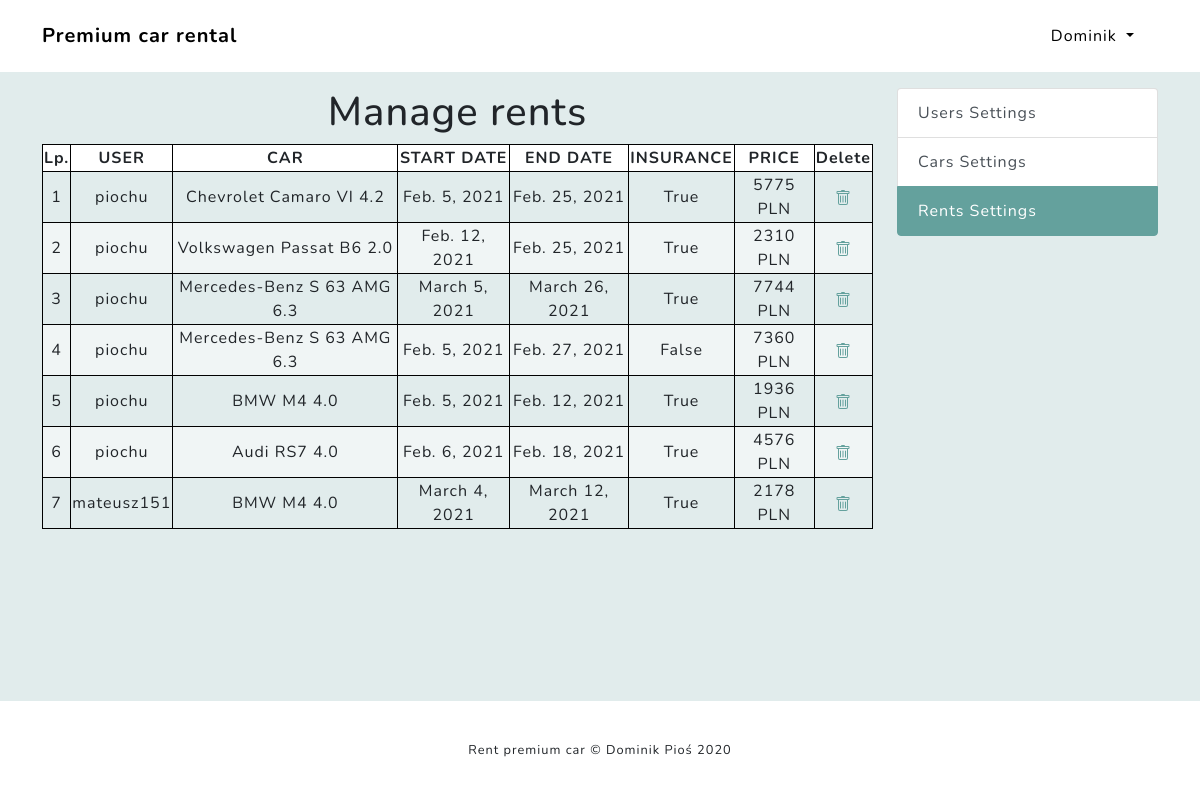
The app's page /rentssettings/ (signed in) with its own data.
### rents/models.py (models this page shows, shortened)
class Rent(models.Model):
	user 					= models.ForeignKey(User, on_delete=models.CASCADE)
	car 					= models.ForeignKey(Car, on_delete=models.CASCADE)
	rent_starts				= models.DateField()
	rent_ends				= models.DateField()
	additional_insurance	= models.BooleanField(default=False)
	price					= models.IntegerField()

### cars/models.py (models this page shows)
class Car(models.Model):
	brand					= models.CharField(max_length=40)
	model 					= models.CharField(max_length=40)
	generation				= models.CharField(max_length=10, null=True, blank=True)
	year_of_production		= models.IntegerField()
	fuel_type				= models.CharField(max_length=40)
	engine					= models.CharField(max_length=10)
	hourse_power			= models.CharField(max_length=10, default='0 hp')
	body_type				= models.CharField(max_length=40)
	seats					= models.IntegerField(default=5)
	doors					= models.IntegerField(default=5)
	acceleration 			= models.CharField(max_length=10)
	max_speed				= models.CharField(max_length=10)
	image					= models.ImageField(upload_to='carimages/')
	to_rent					= models.BooleanField(default=False)
	other_info				= models.TextField(blank=True)
	price					= models.IntegerField()
	class Meta:
		ordering = ('brand',)
	def __str__(self):
		return "{0} {1} {2} {3}".format(self.brand, self.model, self.generation, self.engine)

### sets/views.py (the view)
# urls.py: path('rentssettings/', Rents_list_admin.as_view(), name='rents-list-admin'),
@method_decorator(staff_user, name='dispatch')
class Rents_list_admin(View):
	template_name = 'rents_list_admin.html'
	queryset = Rent.objects.values()
	context = {
		'active_rents_settings': 'active',
		'title': 'Rents',
		'rents': queryset,
	}
	def get(self, request):
		self.context['rents'] = Rent.objects.all()
		return render(request, self.template_name, self.context)

### sets/views.py (called while the page is built)
def staff_user(view_func):
	decorated_view_func = login_required(user_staff_required(view_func))
	return decorated_view_func

### sets/templates/rents_list_admin.html (shortened to what this page needs)
{% extends 'rentsBaseAdmin.html' %}
{% block content %}
						<div class="all">
							<div class="banner">
								<h1 style="display: inline-block;">Manage rents</h1>
							</div>
							<div class="rest">
								<table id="cars_table">
									<tr>
										<th>Lp.</th>
										<th>USER</th>
										<th>CAR</th>
										<th>START DATE</th>
										<th>END DATE</th>
										<th>INSURANCE</th>
										<th>PRICE</th>
										<th>Delete</th>
									</tr>
									{% for rent in rents %}
									<tr>
										<td>{{ forloop.counter }}</td>
										<td>{{ rent.user }}</td>
										<td>{{ rent.car }}</td>
										<td>{{ rent.rent_starts }}</td>
										<td>{{ rent.rent_ends }}</td>
										<td>{{ rent.additional_insurance }}</td>
										<td>{{ rent.price }} PLN</td>
										<td><a href="/rentdelete/{{ rent.id }}"></a></td>
									</tr>
									{% endfor %}
								</table>
							</div>
						</div><br><br><br><br><br><br>
{% endblock content %}

### templates/navbar.html (shortened to what this page needs)
        <nav class="navbar navbar-expand-lg navbar-light fixed-top navbar-shrink" id="mainNav">
            <div class="container">
                <a class="navbar-brand js-scroll-trigger" href="{% url 'home' %}">Premium car rental</a>
                <div class="collapse navbar-collapse" id="navbarResponsive">
                    <ul class="navbar-nav ml-auto">
                        {% if not user.is_authenticated %}
                        <li class="nav-item"><a class="nav-link" href="{% url 'login' %}">Login</a></li>
                        {% elif user.is_authenticated %}
                        <div class="dropdown show">
                            <a class="nav-link dropdown-toggle" role="button" id="dropdownMenuLink" data-toggle="dropdown" aria-haspopup="true" aria-expanded="false">
                                {{ user.first_name }}
                            </a>
                        </div>
                        {% endif %}
                    </ul>
                </div>
            </div>
        </nav>

### static/css/style.css (style rules this page uses)
html, body { height: 100%; background-color: rgba(100, 161, 157, 0.1); }

### sets/templates/rents_list_admin.html (style rules this page uses)
.all { width: 100%; height: 100%; padding-bottom: 100px; }
.banner { float: left; width: 100%; text-align: center; }
.rest { float: left; width: 100%; }
table { border: 1px solid black; width: 100%; text-align: center; }
th { background-color: white; border: 1px solid black; }
td { border: 1px solid black; }
tr:nth-child(odd) { background-color: rgba(255, 255, 255, 0.5); }

### records on screen
Rent: user "piochu", car "Chevrolet Camaro VI 4.2", rent_starts "Feb. 5, 2021", rent_ends "Feb. 25, 2021", additional_insurance "True", price "5775"
Rent: user "piochu", car "Volkswagen Passat B6 2.0", rent_starts "Feb. 12, 2021", rent_ends "Feb. 25, 2021", additional_insurance "True", price "2310"
Rent: user "piochu", car "Mercedes-Benz S 63 AMG 6.3", rent_starts "March 5, 2021", rent_ends "March 26, 2021", additional_insurance "True", price "7744"
Rent: user "piochu", car "Mercedes-Benz S 63 AMG 6.3", rent_starts "Feb. 5, 2021", rent_ends "Feb. 27, 2021", additional_insurance "False", price "7360"
Rent: user "piochu", car "BMW M4 4.0", rent_starts "Feb. 5, 2021", rent_ends "Feb. 12, 2021", additional_insurance "True", price "1936"
Rent: user "piochu", car "Audi RS7 4.0", rent_starts "Feb. 6, 2021", rent_ends "Feb. 18, 2021", additional_insurance "True", price "4576"
Rent: user "mateusz151", car "BMW M4 4.0", rent_starts "March 4, 2021", rent_ends "March 12, 2021", additional_insurance "True", price "2178"

### other values on screen
{{ user.first_name }} "Dominik"
